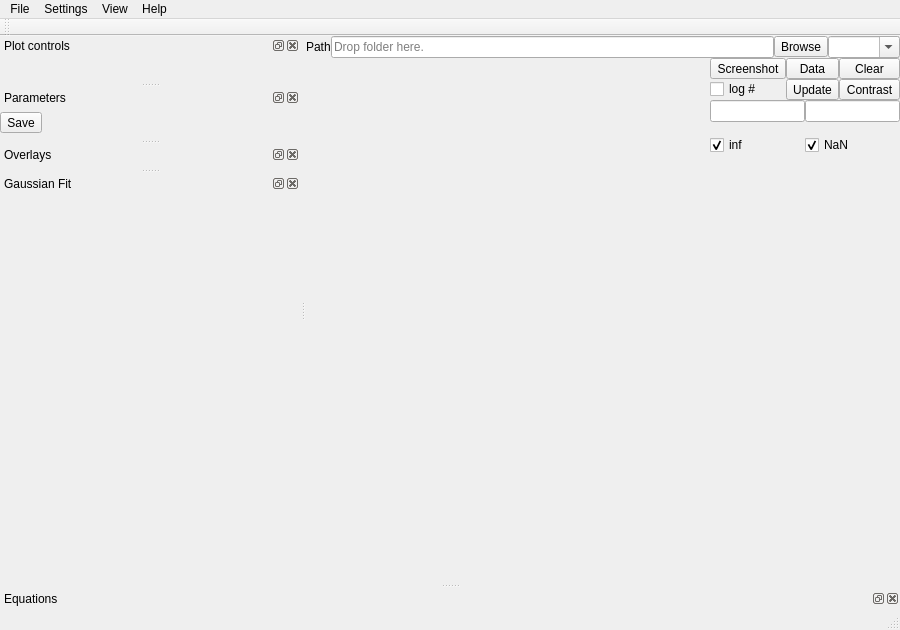
<?xml version="1.0" encoding="UTF-8"?>
<ui version="4.0">
 <class>MainWindow</class>
 <widget class="QMainWindow" name="MainWindow">
  <property name="geometry">
   <rect>
    <x>0</x>
    <y>0</y>
    <width>900</width>
    <height>630</height>
   </rect>
  </property>
  <property name="windowTitle">
   <string>ndX</string>
  </property>
  <property name="windowIcon">
   <iconset>
    <normaloff>:/icons/icon.svg</normaloff>:/icons/icon.svg</iconset>
  </property>
  <widget class="QWidget" name="centralwidget">
   <layout class="QVBoxLayout" name="verticalLayout">
    <property name="spacing">
     <number>0</number>
    </property>
    <property name="leftMargin">
     <number>0</number>
    </property>
    <property name="topMargin">
     <number>0</number>
    </property>
    <property name="rightMargin">
     <number>0</number>
    </property>
    <property name="bottomMargin">
     <number>0</number>
    </property>
    <item>
     <layout class="QHBoxLayout" name="horizontalLayout">
      <property name="spacing">
       <number>0</number>
      </property>
      <item>
       <widget class="QLabel" name="label_2">
        <property name="text">
         <string>Path</string>
        </property>
       </widget>
      </item>
      <item>
       <widget class="QLineEdit" name="lineEditWorkingPath">
        <property name="placeholderText">
         <string>Drop folder here.</string>
        </property>
       </widget>
      </item>
      <item>
        <widget class="QToolButton" name="toolButtonChangePath">
         <property name="toolTipDuration">
          <number>-1</number>
         </property>
         <property name="toolTip">
          <string>Change working path</string>
         </property>
         <property name="text">
          <string>Browse</string>
         </property>
        </widget>
      </item>
      <item>
       <widget class="QComboBox" name="comboBoxCmap">
        <property name="sizePolicy">
         <sizepolicy hsizetype="Fixed" vsizetype="Fixed">
          <horstretch>0</horstretch>
          <verstretch>0</verstretch>
         </sizepolicy>
        </property>
        <property name="editable">
         <bool>true</bool>
        </property>
       </widget>
      </item>
     </layout>
    </item>
    <item>
     <widget class="QWidget" name="widget_2" native="true">
      <property name="sizePolicy">
       <sizepolicy hsizetype="Preferred" vsizetype="Preferred">
        <horstretch>1</horstretch>
        <verstretch>1</verstretch>
       </sizepolicy>
      </property>
      <layout class="QGridLayout" name="gridLayout">
       <property name="leftMargin">
        <number>0</number>
       </property>
       <property name="topMargin">
        <number>0</number>
       </property>
       <property name="rightMargin">
        <number>0</number>
       </property>
       <property name="bottomMargin">
        <number>0</number>
       </property>
       <property name="spacing">
        <number>0</number>
       </property>
       <item row="1" column="0">
        <widget class="QWidget" name="widget_4" native="true">
         <property name="sizePolicy">
          <sizepolicy hsizetype="Expanding" vsizetype="Expanding">
           <horstretch>1</horstretch>
           <verstretch>1</verstretch>
          </sizepolicy>
         </property>
         <property name="minimumSize">
          <size>
           <width>400</width>
           <height>400</height>
          </size>
         </property>
         <layout class="QVBoxLayout" name="verticalLayout_12">
          <property name="spacing">
           <number>0</number>
          </property>
          <property name="leftMargin">
           <number>0</number>
          </property>
          <property name="topMargin">
           <number>0</number>
          </property>
          <property name="rightMargin">
           <number>0</number>
          </property>
          <property name="bottomMargin">
           <number>0</number>
          </property>
          <item>
           <layout class="QVBoxLayout" name="verticalLayout_11">
            <property name="spacing">
             <number>0</number>
            </property>
           </layout>
          </item>
         </layout>
        </widget>
       </item>
       <item row="1" column="1">
        <widget class="QWidget" name="widget_5" native="true">
         <property name="sizePolicy">
          <sizepolicy hsizetype="Minimum" vsizetype="Expanding">
           <horstretch>0</horstretch>
           <verstretch>0</verstretch>
          </sizepolicy>
         </property>
         <property name="minimumSize">
          <size>
           <width>150</width>
           <height>0</height>
          </size>
         </property>
         <property name="maximumSize">
          <size>
           <width>16777215</width>
           <height>16777215</height>
          </size>
         </property>
         <layout class="QVBoxLayout" name="verticalLayout_8">
          <property name="spacing">
           <number>0</number>
          </property>
          <property name="leftMargin">
           <number>0</number>
          </property>
          <property name="topMargin">
           <number>0</number>
          </property>
          <property name="rightMargin">
           <number>0</number>
          </property>
          <property name="bottomMargin">
           <number>0</number>
          </property>
          <item>
           <layout class="QVBoxLayout" name="verticalLayout_yhist">
            <property name="spacing">
             <number>0</number>
            </property>
            <property name="rightMargin">
             <number>0</number>
            </property>
           </layout>
          </item>
         </layout>
        </widget>
       </item>
       <item row="0" column="0">
        <widget class="QWidget" name="widget_3" native="true">
         <property name="sizePolicy">
          <sizepolicy hsizetype="Expanding" vsizetype="Minimum">
           <horstretch>0</horstretch>
           <verstretch>0</verstretch>
          </sizepolicy>
         </property>
         <property name="minimumSize">
          <size>
           <width>0</width>
           <height>110</height>
          </size>
         </property>
         <property name="maximumSize">
          <size>
           <width>16777215</width>
           <height>16777215</height>
          </size>
         </property>
         <layout class="QVBoxLayout" name="verticalLayout_6">
          <property name="spacing">
           <number>0</number>
          </property>
          <property name="leftMargin">
           <number>0</number>
          </property>
          <property name="topMargin">
           <number>0</number>
          </property>
          <property name="rightMargin">
           <number>0</number>
          </property>
          <property name="bottomMargin">
           <number>0</number>
          </property>
          <item>
           <layout class="QVBoxLayout" name="verticalLayout_xhist">
            <property name="spacing">
             <number>0</number>
            </property>
            <property name="topMargin">
             <number>0</number>
            </property>
           </layout>
          </item>
         </layout>
        </widget>
       </item>
       <item row="0" column="1">
        <widget class="QWidget" name="widget_6" native="true">
         <layout class="QVBoxLayout" name="verticalLayout_17">
          <property name="spacing">
           <number>0</number>
          </property>
          <property name="leftMargin">
           <number>0</number>
          </property>
          <property name="topMargin">
           <number>0</number>
          </property>
          <property name="rightMargin">
           <number>0</number>
          </property>
          <property name="bottomMargin">
           <number>0</number>
          </property>
          <item>
           <layout class="QVBoxLayout" name="verticalLayout_2">
            <property name="spacing">
             <number>0</number>
            </property>
            <item>
             <layout class="QGridLayout" name="gridLayout_2">
              <property name="spacing">
               <number>0</number>
              </property>
                <item row="2" column="1">
                 <widget class="QToolButton" name="toolButton_3">
                  <property name="enabled">
                   <bool>true</bool>
                  </property>
                  <property name="sizePolicy">
                   <sizepolicy hsizetype="Expanding" vsizetype="Fixed">
                    <horstretch>0</horstretch>
                    <verstretch>0</verstretch>
                   </sizepolicy>
                  </property>
                  <property name="minimumSize">
                   <size>
                    <width>28</width>
                    <height>18</height>
                   </size>
                  </property>
                 <property name="toolTip">
                  <string>Data</string>
                 </property>
                 <property name="text">
                  <string>Data</string>
                 </property>
                </widget>
               </item>
               <item row="3" column="2">
                <widget class="QToolButton" name="toolButton_AutoContrast">
                 <property name="sizePolicy">
                  <sizepolicy hsizetype="Expanding" vsizetype="Fixed">
                   <horstretch>0</horstretch>
                   <verstretch>0</verstretch>
                  </sizepolicy>
                 </property>
                 <property name="minimumSize">
                  <size>
                   <width>28</width>
                   <height>18</height>
                  </size>
                 </property>
                 <property name="toolTip">
                  <string>Contrast</string>
                 </property>
                 <property name="text">
                  <string>Contrast</string>
                 </property>
                </widget>
               </item>
              <item row="6" column="0" colspan="3">
               <layout class="QHBoxLayout" name="horizontalLayout_4">
                <property name="spacing">
                 <number>0</number>
                </property>
                <item>
                 <widget class="QLineEdit" name="lineEditCountCurrent">
                  <property name="sizePolicy">
                   <sizepolicy hsizetype="Ignored" vsizetype="Fixed">
                    <horstretch>0</horstretch>
                    <verstretch>0</verstretch>
                   </sizepolicy>
                  </property>
                 </widget>
                </item>
                <item>
                 <widget class="QLineEdit" name="lineEditCountTotal">
                  <property name="sizePolicy">
                   <sizepolicy hsizetype="Ignored" vsizetype="Fixed">
                    <horstretch>0</horstretch>
                    <verstretch>0</verstretch>
                   </sizepolicy>
                  </property>
                  <property name="maximumSize">
                   <size>
                    <width>16777215</width>
                    <height>16777215</height>
                   </size>
                  </property>
                  <property name="baseSize">
                   <size>
                    <width>0</width>
                    <height>0</height>
                   </size>
                  </property>
                  <property name="maxLength">
                   <number>10</number>
                  </property>
                  <property name="readOnly">
                   <bool>true</bool>
                  </property>
                 </widget>
                </item>
               </layout>
              </item>
                 <item row="3" column="1">
                  <widget class="QToolButton" name="toolButtonUpdatePlot">
                   <property name="enabled">
                    <bool>true</bool>
                   </property>
                   <property name="sizePolicy">
                    <sizepolicy hsizetype="Expanding" vsizetype="Fixed">
                     <horstretch>0</horstretch>
                     <verstretch>0</verstretch>
                    </sizepolicy>
                   </property>
                   <property name="minimumSize">
                    <size>
                     <width>28</width>
                     <height>18</height>
                    </size>
                   </property>
                  <property name="toolTip">
                   <string>Update plot</string>
                  </property>
                  <property name="text">
                   <string>Update</string>
                  </property>
                 </widget>
                </item>
                 <item row="2" column="2">
                  <widget class="QToolButton" name="toolButtonClearPlot">
                   <property name="enabled">
                    <bool>true</bool>
                   </property>
                   <property name="sizePolicy">
                    <sizepolicy hsizetype="Expanding" vsizetype="Fixed">
                     <horstretch>0</horstretch>
                     <verstretch>0</verstretch>
                    </sizepolicy>
                   </property>
                   <property name="minimumSize">
                    <size>
                     <width>28</width>
                     <height>18</height>
                    </size>
                   </property>
                  <property name="toolTip">
                   <string>Clear plot</string>
                  </property>
                  <property name="text">
                   <string>Clear</string>
                  </property>
                 </widget>
                </item>
                <item row="2" column="0">
                 <widget class="QToolButton" name="toolButton_screenshot">
                  <property name="sizePolicy">
                   <sizepolicy hsizetype="Expanding" vsizetype="Fixed">
                    <horstretch>0</horstretch>
                    <verstretch>0</verstretch>
                   </sizepolicy>
                  </property>
                  <property name="minimumSize">
                   <size>
                    <width>28</width>
                    <height>18</height>
                   </size>
                  </property>
                 <property name="toolTip">
                  <string>Screenshot</string>
                 </property>
                 <property name="text">
                  <string>Screenshot</string>
                 </property>
                </widget>
               </item>
              <item row="3" column="0">
               <widget class="QCheckBox" name="checkBoxLogCounts">
                <property name="enabled">
                 <bool>true</bool>
                </property>
                <property name="sizePolicy">
                 <sizepolicy hsizetype="Preferred" vsizetype="Fixed">
                  <horstretch>0</horstretch>
                  <verstretch>0</verstretch>
                 </sizepolicy>
                </property>
                <property name="text">
                 <string>log #</string>
                </property>
               </widget>
              </item>
             </layout>
            </item>
            <item>
             <layout class="QGridLayout" name="gridLayout_3">
              <item row="1" column="2">
               <widget class="QCheckBox" name="checkBoxMaskNaN">
                <property name="sizePolicy">
                 <sizepolicy hsizetype="Preferred" vsizetype="Fixed">
                  <horstretch>0</horstretch>
                  <verstretch>0</verstretch>
                 </sizepolicy>
                </property>
                <property name="text">
                 <string>NaN</string>
                </property>
                <property name="checked">
                 <bool>true</bool>
                </property>
               </widget>
              </item>
              <item row="0" column="1" colspan="2">
               <layout class="QHBoxLayout" name="horizontalLayout_3"/>
              </item>
              <item row="1" column="1">
               <widget class="QCheckBox" name="checkBoxMaskInf">
                <property name="sizePolicy">
                 <sizepolicy hsizetype="Preferred" vsizetype="Fixed">
                  <horstretch>0</horstretch>
                  <verstretch>0</verstretch>
                 </sizepolicy>
                </property>
                <property name="text">
                 <string>inf</string>
                </property>
                <property name="checked">
                 <bool>true</bool>
                </property>
               </widget>
              </item>
             </layout>
            </item>
           </layout>
          </item>
         </layout>
        </widget>
       </item>
      </layout>
     </widget>
    </item>
   </layout>
  </widget>
  <widget class="QMenuBar" name="menubar">
   <property name="geometry">
    <rect>
     <x>0</x>
     <y>0</y>
     <width>900</width>
     <height>21</height>
    </rect>
   </property>
   <widget class="QMenu" name="menuFile">
    <property name="title">
     <string>File</string>
    </property>
    <widget class="QMenu" name="menuOpen_Monte_Carlo">
     <property name="title">
      <string>Import</string>
     </property>
     <addaction name="separator"/>
     <addaction name="actionOpenCsv"/>
     <addaction name="separator"/>
     <addaction name="actionOpenMfdHdf5"/>
     <addaction name="actionOpenParisDataset"/>
     <addaction name="actionOpenChiSurfSampling"/>
    </widget>
    <widget class="QMenu" name="menuSave">
     <property name="title">
      <string>Save</string>
     </property>
     <addaction name="separator"/>
     <addaction name="actionBurst_IDs"/>
     <addaction name="actionHistograms"/>
    </widget>
    <addaction name="menuOpen_Monte_Carlo"/>
    <addaction name="separator"/>
    <addaction name="menuSave"/>
    <addaction name="separator"/>
    <addaction name="actionMake_Report"/>
    <addaction name="actionPrint_window"/>
    <addaction name="separator"/>
    <addaction name="actionExit"/>
   </widget>
   <widget class="QMenu" name="menuSettings">
    <property name="title">
     <string>Settings</string>
    </property>
    <widget class="QMenu" name="menuSave_settings">
     <property name="title">
      <string>Save settings</string>
     </property>
     <addaction name="actionSave_axis_settings"/>
     <addaction name="actionConstants"/>
     <addaction name="actionEquations"/>
    </widget>
    <addaction name="actionPerformanceSettings"/>
    <addaction name="actionLoad_settings"/>
    <addaction name="menuSave_settings"/>
    <addaction name="actionSet_default_axis"/>
   </widget>
   <widget class="QMenu" name="menuView">
    <property name="title">
     <string>View</string>
    </property>
    <addaction name="action_dock_Plot_view"/>
    <addaction name="action_dock_Parameters_view"/>
    <addaction name="action_dock_Overlays_view"/>
    <addaction name="actionFit_Gaussians"/>
    <addaction name="action_dock_Equations_view"/>
    <addaction name="actionUMAP"/>
    <addaction name="separator"/>
    <addaction name="actionAxisControl"/>
   </widget>
   <widget class="QMenu" name="menuHelp">
    <property name="title">
     <string>Help</string>
    </property>
    <addaction name="actionHelp"/>
    <addaction name="separator"/>
    <addaction name="actionFix_Report_Tool"/>
    <addaction name="actionAbout"/>
    <addaction name="actionUpdate"/>
   </widget>
   <addaction name="menuFile"/>
   <addaction name="menuSettings"/>
   <addaction name="menuView"/>
   <addaction name="menuHelp"/>
  </widget>
  <widget class="QStatusBar" name="statusbar"/>
  <widget class="QDockWidget" name="dockWidget_PlotControl">
   <property name="minimumSize">
    <size>
     <width>80</width>
     <height>38</height>
    </size>
   </property>
   <property name="windowTitle">
    <string>Plot controls</string>
   </property>
   <attribute name="dockWidgetArea">
    <number>1</number>
   </attribute>
   <widget class="QWidget" name="dockWidgetContents">
    <layout class="QVBoxLayout" name="verticalLayout_14">
     <property name="spacing">
      <number>0</number>
     </property>
     <property name="leftMargin">
      <number>0</number>
     </property>
     <property name="topMargin">
      <number>0</number>
     </property>
     <property name="rightMargin">
      <number>0</number>
     </property>
     <property name="bottomMargin">
      <number>0</number>
     </property>
     <item>
      <layout class="QVBoxLayout" name="verticalLayout_3">
       <property name="spacing">
        <number>0</number>
       </property>
      </layout>
     </item>
    </layout>
   </widget>
  </widget>
  <widget class="QDockWidget" name="dockWidget_Parameters">
   <property name="minimumSize">
    <size>
     <width>80</width>
     <height>43</height>
    </size>
   </property>
   <property name="windowTitle">
    <string>Parameters</string>
   </property>
   <attribute name="dockWidgetArea">
    <number>1</number>
   </attribute>
   <widget class="QWidget" name="dockWidgetContents_2">
    <layout class="QVBoxLayout" name="verticalLayout_9">
     <property name="spacing">
      <number>0</number>
     </property>
     <property name="leftMargin">
      <number>0</number>
     </property>
     <property name="topMargin">
      <number>0</number>
     </property>
     <property name="rightMargin">
      <number>0</number>
     </property>
     <property name="bottomMargin">
      <number>0</number>
     </property>
     <item>
      <layout class="QVBoxLayout" name="verticalLayout_4">
       <property name="spacing">
        <number>0</number>
       </property>
       <item>
         <widget class="QToolButton" name="toolButton_parameter_save">
          <property name="toolTip">
           <string>Save parameters</string>
          </property>
          <property name="text">
           <string>Save</string>
          </property>
         </widget>
       </item>
      </layout>
     </item>
    </layout>
   </widget>
  </widget>
  <widget class="QDockWidget" name="dockWidget_Overlays">
   <property name="windowTitle">
    <string>Overlays</string>
   </property>
   <attribute name="dockWidgetArea">
    <number>1</number>
   </attribute>
   <widget class="QWidget" name="dockWidgetContents_3">
    <layout class="QVBoxLayout" name="verticalLayout_13">
     <property name="spacing">
      <number>0</number>
     </property>
     <property name="leftMargin">
      <number>0</number>
     </property>
     <property name="topMargin">
      <number>0</number>
     </property>
     <property name="rightMargin">
      <number>0</number>
     </property>
     <property name="bottomMargin">
      <number>0</number>
     </property>
     <item>
      <layout class="QVBoxLayout" name="verticalLayout_10">
       <property name="spacing">
        <number>0</number>
       </property>
      </layout>
     </item>
    </layout>
   </widget>
  </widget>
  <widget class="QDockWidget" name="dockWidget_Equations">
   <property name="enabled">
    <bool>true</bool>
   </property>
   <property name="toolTip">
    <string>Equations that will be used for computed parameters.</string>
   </property>
   <property name="floating">
    <bool>false</bool>
   </property>
   <property name="windowTitle">
    <string>Equations</string>
   </property>
   <attribute name="dockWidgetArea">
    <number>8</number>
   </attribute>
   <widget class="QWidget" name="dockWidgetContents_4">
    <layout class="QVBoxLayout" name="verticalLayout_16">
     <property name="spacing">
      <number>0</number>
     </property>
     <property name="leftMargin">
      <number>0</number>
     </property>
     <property name="topMargin">
      <number>0</number>
     </property>
     <property name="rightMargin">
      <number>0</number>
     </property>
     <property name="bottomMargin">
      <number>0</number>
     </property>
     <item>
      <layout class="QVBoxLayout" name="verticalLayout_15"/>
     </item>
    </layout>
   </widget>
  </widget>
  <widget class="QToolBar" name="toolBar">
   <property name="windowTitle">
    <string>toolBar</string>
   </property>
   <attribute name="toolBarArea">
    <enum>TopToolBarArea</enum>
   </attribute>
   <attribute name="toolBarBreak">
    <bool>false</bool>
   </attribute>
  </widget>
  <widget class="QDockWidget" name="dockWidget_Fit">
   <property name="minimumSize">
    <size>
     <width>300</width>
     <height>340</height>
    </size>
   </property>
   <property name="windowTitle">
    <string>Gaussian Fit</string>
   </property>
   <attribute name="dockWidgetArea">
    <number>1</number>
   </attribute>
   <widget class="QWidget" name="dockWidgetContents_5">
    <layout class="QVBoxLayout" name="verticalLayout_19">
     <property name="spacing">
      <number>0</number>
     </property>
     <property name="leftMargin">
      <number>0</number>
     </property>
     <property name="topMargin">
      <number>0</number>
     </property>
     <property name="rightMargin">
      <number>0</number>
     </property>
     <property name="bottomMargin">
      <number>0</number>
     </property>
     <item>
      <layout class="QVBoxLayout" name="verticalLayout_18">
       <property name="spacing">
        <number>0</number>
       </property>
      </layout>
     </item>
    </layout>
   </widget>
  </widget>
  <action name="actionExit">
   <property name="text">
    <string>Exit</string>
   </property>
  </action>
  <action name="actionOpenChiSurfSampling">
   <property name="text">
    <string>ChiSurf-Sampling</string>
   </property>
  </action>
  <action name="actionOpenMfdHdf5">
   <property name="text">
    <string>Analysis file (*.zip, *.hdf)</string>
   </property>
  </action>
  <action name="actionLoad_settings">
   <property name="text">
    <string>Load settings</string>
   </property>
  </action>
  <action name="actionOpenParisDataset">
   <property name="text">
    <string>Analysis-Folder</string>
   </property>
   <property name="shortcut">
    <string>Ctrl+I</string>
   </property>
  </action>
  <action name="actionSave_axis_settings">
   <property name="text">
    <string>Axis settings</string>
   </property>
  </action>
  <action name="actionPerformanceSettings">
   <property name="text">
    <string>Performance Settings</string>
   </property>
   <property name="toolTip">
    <string>Configure performance settings for histogram computation, memory usage, and optimization features</string>
   </property>
  </action>
  <action name="actionBurst_IDs">
   <property name="text">
    <string>Burst IDs</string>
   </property>
   <property name="shortcut">
    <string/>
   </property>
  </action>
  <action name="actionHistograms">
   <property name="text">
    <string>Histograms</string>
   </property>
  </action>
  <action name="actionUpdate_plot">
   <property name="text">
    <string>Update plot</string>
   </property>
  </action>
  <action name="actionClear_plot">
   <property name="text">
    <string>Clear plot</string>
   </property>
  </action>
  <action name="actionMask_toggle_changed">
   <property name="text">
    <string>Mask toggle changed</string>
   </property>
  </action>
  <action name="actionConstants">
   <property name="text">
    <string>Constants</string>
   </property>
  </action>
  <action name="actionEquations">
   <property name="text">
    <string>Equations</string>
   </property>
  </action>
  <action name="actionOpenCsv">
   <property name="text">
    <string>Import Text files (*.csv,*.dat)</string>
   </property>
   <property name="shortcut">
    <string>Ctrl+O</string>
   </property>
  </action>
  <action name="actionSelect_working_path">
   <property name="text">
    <string>Select working path</string>
   </property>
  </action>
  <action name="action_dock_Plot_view">
   <property name="checkable">
    <bool>true</bool>
   </property>
   <property name="checked">
    <bool>true</bool>
   </property>
   <property name="text">
    <string>Plot controls</string>
   </property>
  </action>
  <action name="action_dock_Parameters_view">
   <property name="checkable">
    <bool>true</bool>
   </property>
   <property name="checked">
    <bool>true</bool>
   </property>
   <property name="text">
    <string>Parameters</string>
   </property>
  </action>
  <action name="action_dock_Overlays_view">
   <property name="checkable">
    <bool>true</bool>
   </property>
   <property name="checked">
    <bool>true</bool>
   </property>
   <property name="text">
    <string>Overlays</string>
   </property>
  </action>
  <action name="action_dock_Equations_view">
   <property name="checkable">
    <bool>true</bool>
   </property>
   <property name="checked">
    <bool>false</bool>
   </property>
   <property name="text">
    <string>Equations</string>
   </property>
  </action>
  <action name="actionHelp">
   <property name="enabled">
    <bool>false</bool>
   </property>
   <property name="text">
    <string>Help</string>
   </property>
  </action>
  <action name="actionAbout">
   <property name="enabled">
    <bool>false</bool>
   </property>
   <property name="text">
    <string>About</string>
   </property>
  </action>
  <action name="actionUpdate">
   <property name="enabled">
    <bool>false</bool>
   </property>
   <property name="text">
    <string>Update</string>
   </property>
  </action>
  <action name="actionPrint_window">
   <property name="text">
    <string>Print window</string>
   </property>
   <property name="shortcut">
    <string/>
   </property>
  </action>
  <action name="actionUMAP">
   <property name="text">
    <string>UMAP</string>
   </property>
  </action>
  <action name="actionAxisControl">
   <property name="text">
    <string>Axis Control</string>
   </property>
   <property name="toolTip">
    <string>Control the visibility of axes in plots</string>
   </property>
  </action>
  <action name="actionMake_Report">
   <property name="text">
    <string>Make Report</string>
   </property>
  </action>
  <action name="actionFix_Report_Tool">
   <property name="text">
    <string>Fix Report Tool</string>
   </property>
  </action>
  <action name="actionFit_Gaussians">
   <property name="checkable">
    <bool>true</bool>
   </property>
   <property name="checked">
    <bool>false</bool>
   </property>
   <property name="text">
    <string>Fit Gaussians</string>
   </property>
  </action>
  <action name="actionSet_default_axis">
   <property name="text">
    <string>Set default axis</string>
   </property>
  </action>
 </widget>
 <resources/>
 <connections>
  <connection>
   <sender>toolButtonUpdatePlot</sender>
   <signal>clicked()</signal>
   <receiver>actionUpdate_plot</receiver>
   <slot>trigger()</slot>
   <hints>
    <hint type="sourcelabel">
     <x>1026</x>
     <y>56</y>
    </hint>
    <hint type="destinationlabel">
     <x>-1</x>
     <y>-1</y>
    </hint>
   </hints>
  </connection>
  <connection>
   <sender>toolButtonClearPlot</sender>
   <signal>clicked()</signal>
   <receiver>actionClear_plot</receiver>
   <slot>trigger()</slot>
   <hints>
    <hint type="sourcelabel">
     <x>1073</x>
     <y>50</y>
    </hint>
    <hint type="destinationlabel">
     <x>-1</x>
     <y>-1</y>
    </hint>
   </hints>
  </connection>
  <connection>
   <sender>checkBoxMaskNaN</sender>
   <signal>stateChanged(int)</signal>
   <receiver>actionMask_toggle_changed</receiver>
   <slot>trigger()</slot>
   <hints>
    <hint type="sourcelabel">
     <x>1028</x>
     <y>69</y>
    </hint>
    <hint type="destinationlabel">
     <x>-1</x>
     <y>-1</y>
    </hint>
   </hints>
  </connection>
  <connection>
   <sender>checkBoxMaskInf</sender>
   <signal>stateChanged(int)</signal>
   <receiver>actionMask_toggle_changed</receiver>
   <slot>trigger()</slot>
   <hints>
    <hint type="sourcelabel">
     <x>1073</x>
     <y>69</y>
    </hint>
    <hint type="destinationlabel">
     <x>-1</x>
     <y>-1</y>
    </hint>
   </hints>
  </connection>
  <connection>
   <sender>toolButtonChangePath</sender>
   <signal>clicked()</signal>
   <receiver>actionSelect_working_path</receiver>
   <slot>trigger()</slot>
   <hints>
    <hint type="sourcelabel">
     <x>1079</x>
     <y>31</y>
    </hint>
    <hint type="destinationlabel">
     <x>-1</x>
     <y>-1</y>
    </hint>
   </hints>
  </connection>
  <connection>
   <sender>dockWidget_Overlays</sender>
   <signal>visibilityChanged(bool)</signal>
   <receiver>action_dock_Overlays_view</receiver>
   <slot>setChecked(bool)</slot>
   <hints>
    <hint type="sourcelabel">
     <x>140</x>
     <y>419</y>
    </hint>
    <hint type="destinationlabel">
     <x>-1</x>
     <y>-1</y>
    </hint>
   </hints>
  </connection>
  <connection>
   <sender>action_dock_Equations_view</sender>
   <signal>triggered(bool)</signal>
   <receiver>dockWidget_Equations</receiver>
   <slot>setVisible(bool)</slot>
   <hints>
    <hint type="sourcelabel">
     <x>-1</x>
     <y>-1</y>
    </hint>
    <hint type="destinationlabel">
     <x>444</x>
     <y>525</y>
    </hint>
   </hints>
  </connection>
  <connection>
   <sender>dockWidget_Equations</sender>
   <signal>visibilityChanged(bool)</signal>
   <receiver>action_dock_Equations_view</receiver>
   <slot>setChecked(bool)</slot>
   <hints>
    <hint type="sourcelabel">
     <x>444</x>
     <y>525</y>
    </hint>
    <hint type="destinationlabel">
     <x>-1</x>
     <y>-1</y>
    </hint>
   </hints>
  </connection>
  <connection>
   <sender>action_dock_Overlays_view</sender>
   <signal>triggered(bool)</signal>
   <receiver>dockWidget_Overlays</receiver>
   <slot>setVisible(bool)</slot>
   <hints>
    <hint type="sourcelabel">
     <x>-1</x>
     <y>-1</y>
    </hint>
    <hint type="destinationlabel">
     <x>140</x>
     <y>419</y>
    </hint>
   </hints>
  </connection>
  <connection>
   <sender>action_dock_Plot_view</sender>
   <signal>triggered(bool)</signal>
   <receiver>dockWidget_PlotControl</receiver>
   <slot>setVisible(bool)</slot>
   <hints>
    <hint type="sourcelabel">
     <x>-1</x>
     <y>-1</y>
    </hint>
    <hint type="destinationlabel">
     <x>140</x>
     <y>92</y>
    </hint>
   </hints>
  </connection>
  <connection>
   <sender>dockWidget_PlotControl</sender>
   <signal>visibilityChanged(bool)</signal>
   <receiver>action_dock_Plot_view</receiver>
   <slot>setChecked(bool)</slot>
   <hints>
    <hint type="sourcelabel">
     <x>140</x>
     <y>92</y>
    </hint>
    <hint type="destinationlabel">
     <x>-1</x>
     <y>-1</y>
    </hint>
   </hints>
  </connection>
  <connection>
   <sender>action_dock_Parameters_view</sender>
   <signal>triggered(bool)</signal>
   <receiver>dockWidget_Parameters</receiver>
   <slot>setVisible(bool)</slot>
   <hints>
    <hint type="sourcelabel">
     <x>-1</x>
     <y>-1</y>
    </hint>
    <hint type="destinationlabel">
     <x>140</x>
     <y>252</y>
    </hint>
   </hints>
  </connection>
  <connection>
   <sender>dockWidget_Parameters</sender>
   <signal>visibilityChanged(bool)</signal>
   <receiver>action_dock_Parameters_view</receiver>
   <slot>setChecked(bool)</slot>
   <hints>
    <hint type="sourcelabel">
     <x>140</x>
     <y>252</y>
    </hint>
    <hint type="destinationlabel">
     <x>-1</x>
     <y>-1</y>
    </hint>
   </hints>
  </connection>
  <connection>
   <sender>comboBoxCmap</sender>
   <signal>currentIndexChanged(int)</signal>
   <receiver>actionUpdate_plot</receiver>
   <slot>trigger()</slot>
   <hints>
    <hint type="sourcelabel">
     <x>773</x>
     <y>64</y>
    </hint>
    <hint type="destinationlabel">
     <x>-1</x>
     <y>-1</y>
    </hint>
   </hints>
  </connection>
  <connection>
   <sender>actionFit_Gaussians</sender>
   <signal>triggered(bool)</signal>
   <receiver>dockWidget_Fit</receiver>
   <slot>setVisible(bool)</slot>
   <hints>
    <hint type="sourcelabel">
     <x>-1</x>
     <y>-1</y>
    </hint>
    <hint type="destinationlabel">
     <x>48</x>
     <y>536</y>
    </hint>
   </hints>
  </connection>
 </connections>
</ui>
